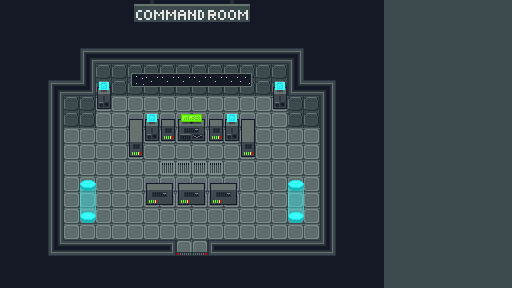

The image is a tile-based game level rendered from a .tmx file. Its description and source (layers, tilesets, objects; grid data summarised) follow:
An orthogonal 32x18 tile map with 16x16 px tiles, 5 tile layers (bg, room, sign, window, ...), 3 tilesets and 19 objects.

<map version="1.4" tiledversion="1.4.2" orientation="orthogonal" renderorder="right-down" width="32" height="18" tilewidth="16" tileheight="16" infinite="0" nextlayerid="29" nextobjectid="58">
 <tileset firstgid="1" source="tilesheet.tsx" />
 <tileset firstgid="273" source="signs.tsx" />
 <tileset firstgid="273" source="signs.tsx" />
 <layer id="6" name="bg" width="32" height="18">
  <data>[576 cells, 576 non-empty, 2 distinct tile ids]</data>
 </layer>
 <objectgroup id="28" name="door">
  <object id="57" x="176" y="240" width="32" height="16" />
 </objectgroup>
 <layer id="20" name="room" width="32" height="18">
  <data>[576 cells, 226 non-empty, 13 distinct tile ids]</data>
 </layer>
 <objectgroup id="27" name="objects">
  <object id="53" x="144" y="192" width="96" height="16" />
  <object id="54" x="240" y="128" width="16" height="32" />
  <object id="55" x="160" y="128" width="64" height="16" />
  <object id="56" x="128" y="128" width="16" height="32" />
 </objectgroup>
 <objectgroup id="24" name="systems">
  <object id="38" x="144" y="128" width="16" height="16" />
  <object id="39" x="224" y="128" width="16" height="16" />
  <object id="40" x="272" y="96" width="16" height="16" />
  <object id="41" x="96" y="96" width="16" height="16" />
 </objectgroup>
 <objectgroup id="25" name="teleportation">
  <object id="43" x="288" y="208" width="16" height="16" />
  <object id="44" x="80" y="208" width="16" height="16" />
 </objectgroup>
 <objectgroup id="26" name="walls">
  <object id="45" x="80" y="48" width="224" height="48" />
  <object id="46" x="288" y="80" width="48" height="48" />
  <object id="47" x="320" y="80" width="16" height="176" />
  <object id="48" x="208" y="240" width="128" height="16" />
  <object id="49" x="176" y="256" width="32" height="16" />
  <object id="50" x="48" y="240" width="128" height="16" />
  <object id="51" x="48" y="80" width="16" height="176" />
  <object id="52" x="48" y="80" width="48" height="48" />
 </objectgroup>
 <layer id="19" name="sign" width="32" height="18">
  <data>[576 cells, 1 non-empty, 1 distinct tile ids]</data>
 </layer>
 <layer id="22" name="window" width="32" height="18">
  <data>[576 cells, 16 non-empty, 6 distinct tile ids]</data>
 </layer>
 <layer id="23" name="objects" width="32" height="18">
  <data>[576 cells, 40 non-empty, 18 distinct tile ids]</data>
 </layer>
</map>